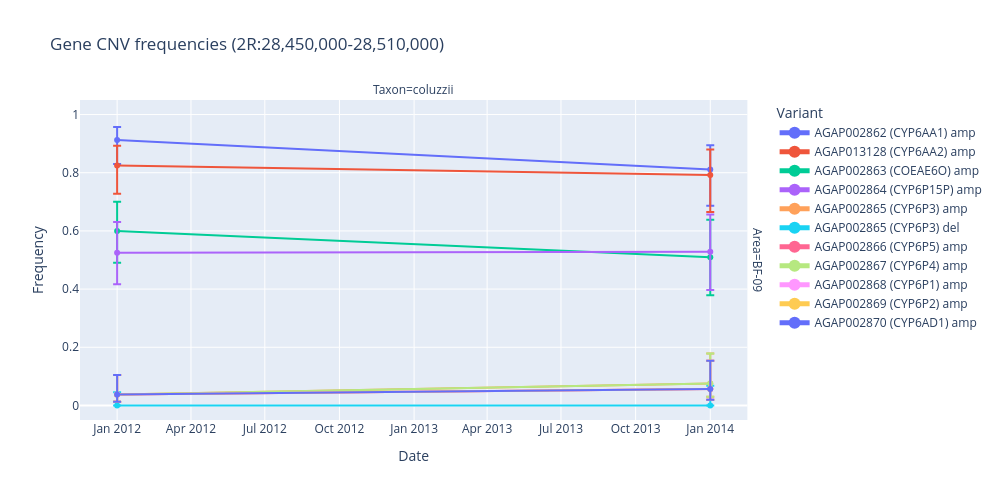
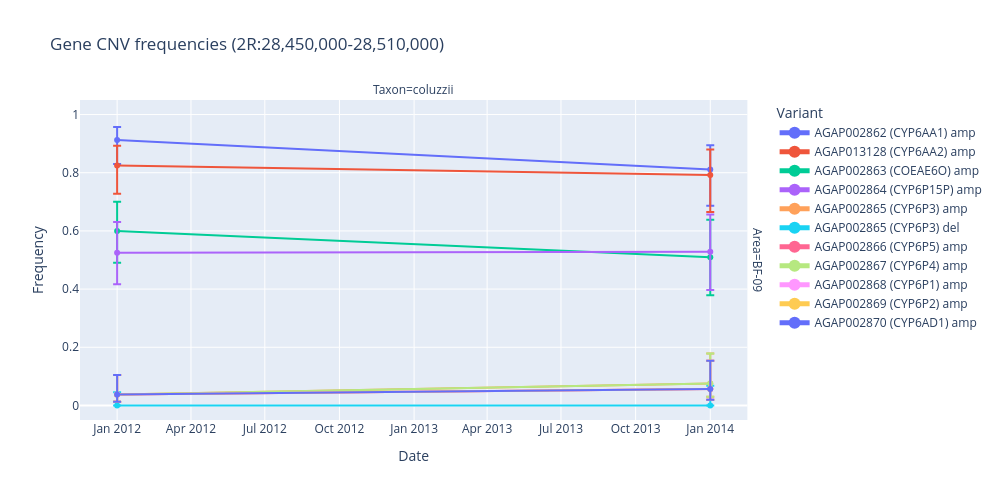

These figures' notebook cell, in order:
### Markdown cell above
## `plot_frequencies_time_series`

Plots frequencies over time as a line chart (with confidence-interval shading, if present), using an xarray `Dataset` from any of the `*_advanced` methods above (one line per variant/cohort-area combination). Parameters:

- `ds` (required): a frequencies `Dataset` from `snp_allele_frequencies_advanced`, `aa_allele_frequencies_advanced`, `gene_cnv_frequencies_advanced` or `haplotypes_frequencies_advanced`.
- `height` / `width`: figure size in pixels; `None` sizes automatically.
- `title`: if `True` (default), use `ds.attrs['title']`; or a custom string.
- `legend_sizing`: plotly legend item-sizing mode (e.g. `"constant"`).
- `show` / `renderer`: whether to display immediately, and which plotly renderer to use.
- `taxa`: restrict the plot to one taxon or a list of taxa; `None` (default) plots all.
- `areas`: restrict the plot to one area or a list of areas; `None` (default) plots all.

Below we reuse the gene CNV frequencies advanced dataset and restrict to the `coluzzii` taxon.

### Code cell
ag3.plot_frequencies_time_series(
    gene_cnv_freqs_adv_ds,
    taxa="coluzzii",
    height=500,
    width=1000,
)

### Figure 1 — Plotly figure (JSON) as saved in the notebook; plotly's stock layout.template omitted (floating-point values rounded to 4 significant figures)
{"data": [{"customdata": [["2012", "BF-09", "coluzzii", 80, "AGAP002862 (CYP6AA1) amp"], ["2014", "BF-09", "coluzzii", 53, "AGAP002862 (CYP6AA1) amp"]], "error_y": {"array": [0.04447, 0.08283], "arrayminus": [0.08227, 0.1249]}, "hovertemplate": "<b>%{hovertext}</b><br><br>Area=%{customdata[1]}<br>Taxon=%{customdata[2]}<br>Frequency=%{y:.0%}<br>Period=%{customdata[0]}<br>Sample size=%{customdata[3]}<extra></extra>", "hovertext": ["AGAP002862 (CYP6AA1) amp", "AGAP002862 (CYP6AA1) amp"], "legendgroup": "AGAP002862 (CYP6AA1) amp", "line": {"color": "#636efa", "dash": "solid"}, "marker": {"symbol": "circle"}, "mode": "lines+markers", "name": "AGAP002862 (CYP6AA1) amp", "orientation": "v", "showlegend": true, "type": "scatter", "x": ["2012-01-01T00:00:00.000000000", "2014-01-01T00:00:00.000000000"], "xaxis": "x", "y": [0.9125, 0.8113], "yaxis": "y"}, {"customdata": [["2012", "BF-09", "coluzzii", 80, "AGAP013128 (CYP6AA2) amp"], ["2014", "BF-09", "coluzzii", 53, "AGAP013128 (CYP6AA2) amp"]], "error_y": {"array": [0.06779, 0.0875], "arrayminus": [0.09758, 0.127]}, "hovertemplate": "<b>%{hovertext}</b><br><br>Area=%{customdata[1]}<br>Taxon=%{customdata[2]}<br>Frequency=%{y:.0%}<br>Period=%{customdata[0]}<br>Sample size=%{customdata[3]}<extra></extra>", "hovertext": ["AGAP013128 (CYP6AA2) amp", "AGAP013128 (CYP6AA2) amp"], "legendgroup": "AGAP013128 (CYP6AA2) amp", "line": {"color": "#EF553B", "dash": "solid"}, "marker": {"symbol": "circle"}, "mode": "lines+markers", "name": "AGAP013128 (CYP6AA2) amp", "orientation": "v", "showlegend": true, "type": "scatter", "x": ["2012-01-01T00:00:00.000000000", "2014-01-01T00:00:00.000000000"], "xaxis": "x", "y": [0.825, 0.7925], "yaxis": "y"}, {"customdata": [["2012", "BF-09", "coluzzii", 80, "AGAP002863 (COEAE6O) amp"], ["2014", "BF-09", "coluzzii", 53, "AGAP002863 (COEAE6O) amp"]], "error_y": {"array": [0.1004, 0.1293], "arrayminus": [0.1095, 0.1306]}, "hovertemplate": "<b>%{hovertext}</b><br><br>Area=%{customdata[1]}<br>Taxon=%{customdata[2]}<br>Frequency=%{y:.0%}<br>Period=%{customdata[0]}<br>Sample size=%{customdata[3]}<extra></extra>", "hovertext": ["AGAP002863 (COEAE6O) amp", "AGAP002863 (COEAE6O) amp"], "legendgroup": "AGAP002863 (COEAE6O) amp", "line": {"color": "#00cc96", "dash": "solid"}, "marker": {"symbol": "circle"}, "mode": "lines+markers", "name": "AGAP002863 (COEAE6O) amp", "orientation": "v", "showlegend": true, "type": "scatter", "x": ["2012-01-01T00:00:00.000000000", "2014-01-01T00:00:00.000000000"], "xaxis": "x", "y": [0.6, 0.5094], "yaxis": "y"}, {"customdata": [["2012", "BF-09", "coluzzii", 80, "AGAP002864 (CYP6P15P) amp"], ["2014", "BF-09", "coluzzii", 53, "AGAP002864 (CYP6P15P) amp"]], "error_y": {"array": [0.1058, 0.1279], "arrayminus": [0.108, 0.1317]}, "hovertemplate": "<b>%{hovertext}</b><br><br>Area=%{customdata[1]}<br>Taxon=%{customdata[2]}<br>Frequency=%{y:.0%}<br>Period=%{customdata[0]}<br>Sample size=%{customdata[3]}<extra></extra>", "hovertext": ["AGAP002864 (CYP6P15P) amp", "AGAP002864 (CYP6P15P) amp"], "legendgroup": "AGAP002864 (CYP6P15P) amp", "line": {"color": "#ab63fa", "dash": "solid"}, "marker": {"symbol": "circle"}, "mode": "lines+markers", "name": "AGAP002864 (CYP6P15P) amp", "orientation": "v", "showlegend": true, "type": "scatter", "x": ["2012-01-01T00:00:00.000000000", "2014-01-01T00:00:00.000000000"], "xaxis": "x", "y": [0.525, 0.5283], "yaxis": "y"}, {"customdata": [["2012", "BF-09", "coluzzii", 80, "AGAP002865 (CYP6P3) amp"], ["2014", "BF-09", "coluzzii", 53, "AGAP002865 (CYP6P3) amp"]], "error_y": {"array": [0.06705, 0.1031], "arrayminus": [0.02467, 0.04573]}, "hovertemplate": "<b>%{hovertext}</b><br><br>Area=%{customdata[1]}<br>Taxon=%{customdata[2]}<br>Frequency=%{y:.0%}<br>Period=%{customdata[0]}<br>Sample size=%{customdata[3]}<extra></extra>", "hovertext": ["AGAP002865 (CYP6P3) amp", "AGAP002865 (CYP6P3) amp"], "legendgroup": "AGAP002865 (CYP6P3) amp", "line": {"color": "#FFA15A", "dash": "solid"}, "marker": {"symbol": "circle"}, "mode": "lines+markers", "name": "AGAP002865 (CYP6P3) amp", "orientation": "v", "showlegend": true, "type": "scatter", "x": ["2012-01-01T00:00:00.000000000", "2014-01-01T00:00:00.000000000"], "xaxis": "x", "y": [0.0375, 0.07547], "yaxis": "y"}, {"customdata": [["2012", "BF-09", "coluzzii", 80, "AGAP002865 (CYP6P3) del"], ["2014", "BF-09", "coluzzii", 53, "AGAP002865 (CYP6P3) del"]], "error_y": {"array": [0.04582, 0.06758], "arrayminus": [0.0, 0.0]}, "hovertemplate": "<b>%{hovertext}</b><br><br>Area=%{customdata[1]}<br>Taxon=%{customdata[2]}<br>Frequency=%{y:.0%}<br>Period=%{customdata[0]}<br>Sample size=%{customdata[3]}<extra></extra>", "hovertext": ["AGAP002865 (CYP6P3) del", "AGAP002865 (CYP6P3) del"], "legendgroup": "AGAP002865 (CYP6P3) del", "line": {"color": "#19d3f3", "dash": "solid"}, "marker": {"symbol": "circle"}, "mode": "lines+markers", "name": "AGAP002865 (CYP6P3) del", "orientation": "v", "showlegend": true, "type": "scatter", "x": ["2012-01-01T00:00:00.000000000", "2014-01-01T00:00:00.000000000"], "xaxis": "x", "y": [0.0, 0.0], "yaxis": "y"}, {"customdata": [["2012", "BF-09", "coluzzii", 80, "AGAP002866 (CYP6P5) amp"], ["2014", "BF-09", "coluzzii", 53, "AGAP002866 (CYP6P5) amp"]], "error_y": {"array": [0.06705, 0.0971], "arrayminus": [0.02467, 0.03717]}, "hovertemplate": "<b>%{hovertext}</b><br><br>Area=%{customdata[1]}<br>Taxon=%{customdata[2]}<br>Frequency=%{y:.0%}<br>Period=%{customdata[0]}<br>Sample size=%{customdata[3]}<extra></extra>", "hovertext": ["AGAP002866 (CYP6P5) amp", "AGAP002866 (CYP6P5) amp"], "legendgroup": "AGAP002866 (CYP6P5) amp", "line": {"color": "#FF6692", "dash": "solid"}, "marker": {"symbol": "circle"}, "mode": "lines+markers", "name": "AGAP002866 (CYP6P5) amp", "orientation": "v", "showlegend": true, "type": "scatter", "x": ["2012-01-01T00:00:00.000000000", "2014-01-01T00:00:00.000000000"], "xaxis": "x", "y": [0.0375, 0.0566], "yaxis": "y"}, {"customdata": [["2012", "BF-09", "coluzzii", 80, "AGAP002867 (CYP6P4) amp"], ["2014", "BF-09", "coluzzii", 53, "AGAP002867 (CYP6P4) amp"]], "error_y": {"array": [0.06705, 0.1031], "arrayminus": [0.02467, 0.04573]}, "hovertemplate": "<b>%{hovertext}</b><br><br>Area=%{customdata[1]}<br>Taxon=%{customdata[2]}<br>Frequency=%{y:.0%}<br>Period=%{customdata[0]}<br>Sample size=%{customdata[3]}<extra></extra>", "hovertext": ["AGAP002867 (CYP6P4) amp", "AGAP002867 (CYP6P4) amp"], "legendgroup": "AGAP002867 (CYP6P4) amp", "line": {"color": "#B6E880", "dash": "solid"}, "marker": {"symbol": "circle"}, "mode": "lines+markers", "name": "AGAP002867 (CYP6P4) amp", "orientation": "v", "showlegend": true, "type": "scatter", "x": ["2012-01-01T00:00:00.000000000", "2014-01-01T00:00:00.000000000"], "xaxis": "x", "y": [0.0375, 0.07547], "yaxis": "y"}, {"customdata": [["2012", "BF-09", "coluzzii", 80, "AGAP002868 (CYP6P1) amp"], ["2014", "BF-09", "coluzzii", 53, "AGAP002868 (CYP6P1) amp"]], "error_y": {"array": [0.06705, 0.0971], "arrayminus": [0.02467, 0.03717]}, "hovertemplate": "<b>%{hovertext}</b><br><br>Area=%{customdata[1]}<br>Taxon=%{customdata[2]}<br>Frequency=%{y:.0%}<br>Period=%{customdata[0]}<br>Sample size=%{customdata[3]}<extra></extra>", "hovertext": ["AGAP002868 (CYP6P1) amp", "AGAP002868 (CYP6P1) amp"], "legendgroup": "AGAP002868 (CYP6P1) amp", "line": {"color": "#FF97FF", "dash": "solid"}, "marker": {"symbol": "circle"}, "mode": "lines+markers", "name": "AGAP002868 (CYP6P1) amp", "orientation": "v", "showlegend": true, "type": "scatter", "x": ["2012-01-01T00:00:00.000000000", "2014-01-01T00:00:00.000000000"], "xaxis": "x", "y": [0.0375, 0.0566], "yaxis": "y"}, {"customdata": [["2012", "BF-09", "coluzzii", 80, "AGAP002869 (CYP6P2) amp"], ["2014", "BF-09", "coluzzii", 53, "AGAP002869 (CYP6P2) amp"]], "error_y": {"array": [0.06705, 0.0971], "arrayminus": [0.02467, 0.03717]}, "hovertemplate": "<b>%{hovertext}</b><br><br>Area=%{customdata[1]}<br>Taxon=%{customdata[2]}<br>Frequency=%{y:.0%}<br>Period=%{customdata[0]}<br>Sample size=%{customdata[3]}<extra></extra>", "hovertext": ["AGAP002869 (CYP6P2) amp", "AGAP002869 (CYP6P2) amp"], "legendgroup": "AGAP002869 (CYP6P2) amp", "line": {"color": "#FECB52", "dash": "solid"}, "marker": {"symbol": "circle"}, "mode": "lines+markers", "name": "AGAP002869 (CYP6P2) amp", "orientation": "v", "showlegend": true, "type": "scatter", "x": ["2012-01-01T00:00:00.000000000", "2014-01-01T00:00:00.000000000"], "xaxis": "x", "y": [0.0375, 0.0566], "yaxis": "y"}, {"customdata": [["2012", "BF-09", "coluzzii", 80, "AGAP002870 (CYP6AD1) amp"], ["2014", "BF-09", "coluzzii", 53, "AGAP002870 (CYP6AD1) amp"]], "error_y": {"array": [0.06705, 0.0971], "arrayminus": [0.02467, 0.03717]}, "hovertemplate": "<b>%{hovertext}</b><br><br>Area=%{customdata[1]}<br>Taxon=%{customdata[2]}<br>Frequency=%{y:.0%}<br>Period=%{customdata[0]}<br>Sample size=%{customdata[3]}<extra></extra>", "hovertext": ["AGAP002870 (CYP6AD1) amp", "AGAP002870 (CYP6AD1) amp"], "legendgroup": "AGAP002870 (CYP6AD1) amp", "line": {"color": "#636efa", "dash": "solid"}, "marker": {"symbol": "circle"}, "mode": "lines+markers", "name": "AGAP002870 (CYP6AD1) amp", "orientation": "v", "showlegend": true, "type": "scatter", "x": ["2012-01-01T00:00:00.000000000", "2014-01-01T00:00:00.000000000"], "xaxis": "x", "y": [0.0375, 0.0566], "yaxis": "y"}], "layout": {"annotations": [{"font": {}, "showarrow": false, "text": "Taxon=coluzzii", "x": 0.49, "xanchor": "center", "xref": "paper", "y": 1.0, "yanchor": "bottom", "yref": "paper"}, {"font": {}, "showarrow": false, "text": "Area=BF-09", "textangle": 90, "x": 0.98, "xanchor": "left", "xref": "paper", "y": 0.5, "yanchor": "middle", "yref": "paper"}], "height": 500, "legend": {"itemsizing": "constant", "title": {"text": "Variant"}, "tracegroupgap": 0}, "title": {"text": "Gene CNV frequencies (2R:28,450,000-28,510,000)"}, "width": 1000, "xaxis": {"anchor": "y", "domain": [0.0, 0.98], "title": {"text": "Date"}}, "yaxis": {"anchor": "x", "domain": [0.0, 1.0], "range": [-0.05, 1.05], "title": {"text": "Frequency"}}}}

### Figure 2 — Plotly figure (JSON) as saved in the notebook; plotly's stock layout.template omitted (floating-point values rounded to 4 significant figures)
{"data": [{"customdata": [["2012", "BF-09", "coluzzii", 80, "AGAP002862 (CYP6AA1) amp"], ["2014", "BF-09", "coluzzii", 53, "AGAP002862 (CYP6AA1) amp"]], "error_y": {"array": [0.04447, 0.08283], "arrayminus": [0.08227, 0.1249]}, "hovertemplate": "<b>%{hovertext}</b><br><br>Area=%{customdata[1]}<br>Taxon=%{customdata[2]}<br>Frequency=%{y:.0%}<br>Period=%{customdata[0]}<br>Sample size=%{customdata[3]}<extra></extra>", "hovertext": ["AGAP002862 (CYP6AA1) amp", "AGAP002862 (CYP6AA1) amp"], "legendgroup": "AGAP002862 (CYP6AA1) amp", "line": {"color": "#636efa", "dash": "solid"}, "marker": {"symbol": "circle"}, "mode": "lines+markers", "name": "AGAP002862 (CYP6AA1) amp", "orientation": "v", "showlegend": true, "type": "scatter", "x": ["2012-01-01T00:00:00.000000000", "2014-01-01T00:00:00.000000000"], "xaxis": "x", "y": [0.9125, 0.8113], "yaxis": "y"}, {"customdata": [["2012", "BF-09", "coluzzii", 80, "AGAP013128 (CYP6AA2) amp"], ["2014", "BF-09", "coluzzii", 53, "AGAP013128 (CYP6AA2) amp"]], "error_y": {"array": [0.06779, 0.0875], "arrayminus": [0.09758, 0.127]}, "hovertemplate": "<b>%{hovertext}</b><br><br>Area=%{customdata[1]}<br>Taxon=%{customdata[2]}<br>Frequency=%{y:.0%}<br>Period=%{customdata[0]}<br>Sample size=%{customdata[3]}<extra></extra>", "hovertext": ["AGAP013128 (CYP6AA2) amp", "AGAP013128 (CYP6AA2) amp"], "legendgroup": "AGAP013128 (CYP6AA2) amp", "line": {"color": "#EF553B", "dash": "solid"}, "marker": {"symbol": "circle"}, "mode": "lines+markers", "name": "AGAP013128 (CYP6AA2) amp", "orientation": "v", "showlegend": true, "type": "scatter", "x": ["2012-01-01T00:00:00.000000000", "2014-01-01T00:00:00.000000000"], "xaxis": "x", "y": [0.825, 0.7925], "yaxis": "y"}, {"customdata": [["2012", "BF-09", "coluzzii", 80, "AGAP002863 (COEAE6O) amp"], ["2014", "BF-09", "coluzzii", 53, "AGAP002863 (COEAE6O) amp"]], "error_y": {"array": [0.1004, 0.1293], "arrayminus": [0.1095, 0.1306]}, "hovertemplate": "<b>%{hovertext}</b><br><br>Area=%{customdata[1]}<br>Taxon=%{customdata[2]}<br>Frequency=%{y:.0%}<br>Period=%{customdata[0]}<br>Sample size=%{customdata[3]}<extra></extra>", "hovertext": ["AGAP002863 (COEAE6O) amp", "AGAP002863 (COEAE6O) amp"], "legendgroup": "AGAP002863 (COEAE6O) amp", "line": {"color": "#00cc96", "dash": "solid"}, "marker": {"symbol": "circle"}, "mode": "lines+markers", "name": "AGAP002863 (COEAE6O) amp", "orientation": "v", "showlegend": true, "type": "scatter", "x": ["2012-01-01T00:00:00.000000000", "2014-01-01T00:00:00.000000000"], "xaxis": "x", "y": [0.6, 0.5094], "yaxis": "y"}, {"customdata": [["2012", "BF-09", "coluzzii", 80, "AGAP002864 (CYP6P15P) amp"], ["2014", "BF-09", "coluzzii", 53, "AGAP002864 (CYP6P15P) amp"]], "error_y": {"array": [0.1058, 0.1279], "arrayminus": [0.108, 0.1317]}, "hovertemplate": "<b>%{hovertext}</b><br><br>Area=%{customdata[1]}<br>Taxon=%{customdata[2]}<br>Frequency=%{y:.0%}<br>Period=%{customdata[0]}<br>Sample size=%{customdata[3]}<extra></extra>", "hovertext": ["AGAP002864 (CYP6P15P) amp", "AGAP002864 (CYP6P15P) amp"], "legendgroup": "AGAP002864 (CYP6P15P) amp", "line": {"color": "#ab63fa", "dash": "solid"}, "marker": {"symbol": "circle"}, "mode": "lines+markers", "name": "AGAP002864 (CYP6P15P) amp", "orientation": "v", "showlegend": true, "type": "scatter", "x": ["2012-01-01T00:00:00.000000000", "2014-01-01T00:00:00.000000000"], "xaxis": "x", "y": [0.525, 0.5283], "yaxis": "y"}, {"customdata": [["2012", "BF-09", "coluzzii", 80, "AGAP002865 (CYP6P3) amp"], ["2014", "BF-09", "coluzzii", 53, "AGAP002865 (CYP6P3) amp"]], "error_y": {"array": [0.06705, 0.1031], "arrayminus": [0.02467, 0.04573]}, "hovertemplate": "<b>%{hovertext}</b><br><br>Area=%{customdata[1]}<br>Taxon=%{customdata[2]}<br>Frequency=%{y:.0%}<br>Period=%{customdata[0]}<br>Sample size=%{customdata[3]}<extra></extra>", "hovertext": ["AGAP002865 (CYP6P3) amp", "AGAP002865 (CYP6P3) amp"], "legendgroup": "AGAP002865 (CYP6P3) amp", "line": {"color": "#FFA15A", "dash": "solid"}, "marker": {"symbol": "circle"}, "mode": "lines+markers", "name": "AGAP002865 (CYP6P3) amp", "orientation": "v", "showlegend": true, "type": "scatter", "x": ["2012-01-01T00:00:00.000000000", "2014-01-01T00:00:00.000000000"], "xaxis": "x", "y": [0.0375, 0.07547], "yaxis": "y"}, {"customdata": [["2012", "BF-09", "coluzzii", 80, "AGAP002865 (CYP6P3) del"], ["2014", "BF-09", "coluzzii", 53, "AGAP002865 (CYP6P3) del"]], "error_y": {"array": [0.04582, 0.06758], "arrayminus": [0.0, 0.0]}, "hovertemplate": "<b>%{hovertext}</b><br><br>Area=%{customdata[1]}<br>Taxon=%{customdata[2]}<br>Frequency=%{y:.0%}<br>Period=%{customdata[0]}<br>Sample size=%{customdata[3]}<extra></extra>", "hovertext": ["AGAP002865 (CYP6P3) del", "AGAP002865 (CYP6P3) del"], "legendgroup": "AGAP002865 (CYP6P3) del", "line": {"color": "#19d3f3", "dash": "solid"}, "marker": {"symbol": "circle"}, "mode": "lines+markers", "name": "AGAP002865 (CYP6P3) del", "orientation": "v", "showlegend": true, "type": "scatter", "x": ["2012-01-01T00:00:00.000000000", "2014-01-01T00:00:00.000000000"], "xaxis": "x", "y": [0.0, 0.0], "yaxis": "y"}, {"customdata": [["2012", "BF-09", "coluzzii", 80, "AGAP002866 (CYP6P5) amp"], ["2014", "BF-09", "coluzzii", 53, "AGAP002866 (CYP6P5) amp"]], "error_y": {"array": [0.06705, 0.0971], "arrayminus": [0.02467, 0.03717]}, "hovertemplate": "<b>%{hovertext}</b><br><br>Area=%{customdata[1]}<br>Taxon=%{customdata[2]}<br>Frequency=%{y:.0%}<br>Period=%{customdata[0]}<br>Sample size=%{customdata[3]}<extra></extra>", "hovertext": ["AGAP002866 (CYP6P5) amp", "AGAP002866 (CYP6P5) amp"], "legendgroup": "AGAP002866 (CYP6P5) amp", "line": {"color": "#FF6692", "dash": "solid"}, "marker": {"symbol": "circle"}, "mode": "lines+markers", "name": "AGAP002866 (CYP6P5) amp", "orientation": "v", "showlegend": true, "type": "scatter", "x": ["2012-01-01T00:00:00.000000000", "2014-01-01T00:00:00.000000000"], "xaxis": "x", "y": [0.0375, 0.0566], "yaxis": "y"}, {"customdata": [["2012", "BF-09", "coluzzii", 80, "AGAP002867 (CYP6P4) amp"], ["2014", "BF-09", "coluzzii", 53, "AGAP002867 (CYP6P4) amp"]], "error_y": {"array": [0.06705, 0.1031], "arrayminus": [0.02467, 0.04573]}, "hovertemplate": "<b>%{hovertext}</b><br><br>Area=%{customdata[1]}<br>Taxon=%{customdata[2]}<br>Frequency=%{y:.0%}<br>Period=%{customdata[0]}<br>Sample size=%{customdata[3]}<extra></extra>", "hovertext": ["AGAP002867 (CYP6P4) amp", "AGAP002867 (CYP6P4) amp"], "legendgroup": "AGAP002867 (CYP6P4) amp", "line": {"color": "#B6E880", "dash": "solid"}, "marker": {"symbol": "circle"}, "mode": "lines+markers", "name": "AGAP002867 (CYP6P4) amp", "orientation": "v", "showlegend": true, "type": "scatter", "x": ["2012-01-01T00:00:00.000000000", "2014-01-01T00:00:00.000000000"], "xaxis": "x", "y": [0.0375, 0.07547], "yaxis": "y"}, {"customdata": [["2012", "BF-09", "coluzzii", 80, "AGAP002868 (CYP6P1) amp"], ["2014", "BF-09", "coluzzii", 53, "AGAP002868 (CYP6P1) amp"]], "error_y": {"array": [0.06705, 0.0971], "arrayminus": [0.02467, 0.03717]}, "hovertemplate": "<b>%{hovertext}</b><br><br>Area=%{customdata[1]}<br>Taxon=%{customdata[2]}<br>Frequency=%{y:.0%}<br>Period=%{customdata[0]}<br>Sample size=%{customdata[3]}<extra></extra>", "hovertext": ["AGAP002868 (CYP6P1) amp", "AGAP002868 (CYP6P1) amp"], "legendgroup": "AGAP002868 (CYP6P1) amp", "line": {"color": "#FF97FF", "dash": "solid"}, "marker": {"symbol": "circle"}, "mode": "lines+markers", "name": "AGAP002868 (CYP6P1) amp", "orientation": "v", "showlegend": true, "type": "scatter", "x": ["2012-01-01T00:00:00.000000000", "2014-01-01T00:00:00.000000000"], "xaxis": "x", "y": [0.0375, 0.0566], "yaxis": "y"}, {"customdata": [["2012", "BF-09", "coluzzii", 80, "AGAP002869 (CYP6P2) amp"], ["2014", "BF-09", "coluzzii", 53, "AGAP002869 (CYP6P2) amp"]], "error_y": {"array": [0.06705, 0.0971], "arrayminus": [0.02467, 0.03717]}, "hovertemplate": "<b>%{hovertext}</b><br><br>Area=%{customdata[1]}<br>Taxon=%{customdata[2]}<br>Frequency=%{y:.0%}<br>Period=%{customdata[0]}<br>Sample size=%{customdata[3]}<extra></extra>", "hovertext": ["AGAP002869 (CYP6P2) amp", "AGAP002869 (CYP6P2) amp"], "legendgroup": "AGAP002869 (CYP6P2) amp", "line": {"color": "#FECB52", "dash": "solid"}, "marker": {"symbol": "circle"}, "mode": "lines+markers", "name": "AGAP002869 (CYP6P2) amp", "orientation": "v", "showlegend": true, "type": "scatter", "x": ["2012-01-01T00:00:00.000000000", "2014-01-01T00:00:00.000000000"], "xaxis": "x", "y": [0.0375, 0.0566], "yaxis": "y"}, {"customdata": [["2012", "BF-09", "coluzzii", 80, "AGAP002870 (CYP6AD1) amp"], ["2014", "BF-09", "coluzzii", 53, "AGAP002870 (CYP6AD1) amp"]], "error_y": {"array": [0.06705, 0.0971], "arrayminus": [0.02467, 0.03717]}, "hovertemplate": "<b>%{hovertext}</b><br><br>Area=%{customdata[1]}<br>Taxon=%{customdata[2]}<br>Frequency=%{y:.0%}<br>Period=%{customdata[0]}<br>Sample size=%{customdata[3]}<extra></extra>", "hovertext": ["AGAP002870 (CYP6AD1) amp", "AGAP002870 (CYP6AD1) amp"], "legendgroup": "AGAP002870 (CYP6AD1) amp", "line": {"color": "#636efa", "dash": "solid"}, "marker": {"symbol": "circle"}, "mode": "lines+markers", "name": "AGAP002870 (CYP6AD1) amp", "orientation": "v", "showlegend": true, "type": "scatter", "x": ["2012-01-01T00:00:00.000000000", "2014-01-01T00:00:00.000000000"], "xaxis": "x", "y": [0.0375, 0.0566], "yaxis": "y"}], "layout": {"annotations": [{"font": {}, "showarrow": false, "text": "Taxon=coluzzii", "x": 0.49, "xanchor": "center", "xref": "paper", "y": 1.0, "yanchor": "bottom", "yref": "paper"}, {"font": {}, "showarrow": false, "text": "Area=BF-09", "textangle": 90, "x": 0.98, "xanchor": "left", "xref": "paper", "y": 0.5, "yanchor": "middle", "yref": "paper"}], "height": 500, "legend": {"itemsizing": "constant", "title": {"text": "Variant"}, "tracegroupgap": 0}, "title": {"text": "Gene CNV frequencies (2R:28,450,000-28,510,000)"}, "width": 1000, "xaxis": {"anchor": "y", "domain": [0.0, 0.98], "title": {"text": "Date"}}, "yaxis": {"anchor": "x", "domain": [0.0, 1.0], "range": [-0.05, 1.05], "title": {"text": "Frequency"}}}}
